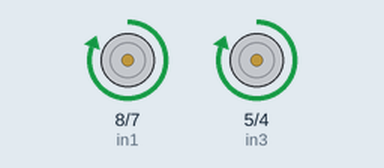
Recording of a sketch running on a simulated Arduino Uno, built with avr-gcc and run on an emulated ATmega328P. Shown: motor-driver pin pairs drawn as motors (green arrow = first pin HIGH = forward, orange = second pin HIGH = backward, longer = more drive, scaled by the enable pin).

Above: at 1.0 s.
At 4.5 s:
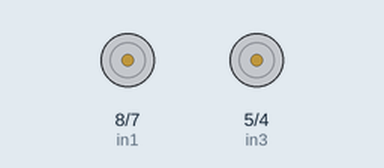
At 19.2 s:
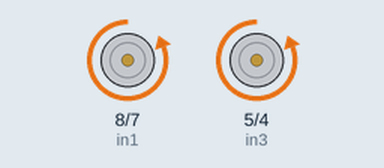
Timing chart, 0 to 21.1 s (numbered marks = the images above):
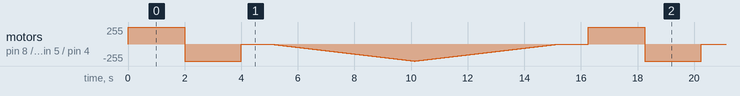

The sketch:

motorcontroller.ino
```cpp
// Motor A connections
int enA = 9;
int in1 = 8;
int in2 = 7;
// Motor B connections
int enB = 3;
int in3 = 5;
int in4 = 4;

void setup() {
  // Set all the motor control pins to outputs
  pinMode(enA, OUTPUT);
  pinMode(enB, OUTPUT);
  pinMode(in1, OUTPUT);
  pinMode(in2, OUTPUT);
  pinMode(in3, OUTPUT);
  pinMode(in4, OUTPUT);

  // Turn off motors - Initial state
  digitalWrite(in1, LOW);
  digitalWrite(in2, LOW);
  digitalWrite(in3, LOW);
  digitalWrite(in4, LOW);
}

void loop() {
  directionControl();
  delay(1000);
  speedControl();
  delay(1000);
}

// This function lets you control spinning direction of motors
void directionControl() {
  // Set motors to maximum speed
  digitalWrite(enA, HIGH);
  digitalWrite(enB, HIGH);

  // Turn on motor A & B
  digitalWrite(in1, HIGH);
  digitalWrite(in2, LOW);
  digitalWrite(in3, HIGH);
  digitalWrite(in4, LOW);
  delay(2000);

  // Now change motor directions
  digitalWrite(in1, LOW);
  digitalWrite(in2, HIGH);
  digitalWrite(in3, LOW);
  digitalWrite(in4, HIGH);
  delay(2000);

  // Turn off motors
  digitalWrite(in1, LOW);
  digitalWrite(in2, LOW);
  digitalWrite(in3, LOW);
  digitalWrite(in4, LOW);
}

// This function lets you control speed of the motors
void speedControl() {
  // Turn on motors
  digitalWrite(in1, LOW);
  digitalWrite(in2, HIGH);
  digitalWrite(in3, LOW);
  digitalWrite(in4, HIGH);

  // Accelerate from zero to maximum speed
  for (int i = 0; i < 256; i++) {
    analogWrite(enA, i);
    analogWrite(enB, i);
    delay(20);
  }

  // Decelerate from maximum speed to zero
  for (int i = 255; i >= 0; --i) {
    analogWrite(enA, i);
    analogWrite(enB, i);
    delay(20);
  }

  // Now turn off motors
  digitalWrite(in1, LOW);
  digitalWrite(in2, LOW);
  digitalWrite(in3, LOW);
  digitalWrite(in4, LOW);
}
```

tic-tac-toe.c
```cpp
#include <stdio.h>
#include <string.h>
#include <ctype.h>

int main()

{

// Ask user for 2-player of 1-player

char gameMode;
printf("2-player (a) or 1-player (b): ");
scanf(" %c", &gameMode);

// Variables

int i, j;
int row, col;
int moves = 0;
int win = 0;

int player = 1;
char symbol;

// Initialize an empty 3x3 array

char board[3][3];

for (i = 0; i < 3; i++)
{
	for (j = 0; j < 3; j++)
	{
		board[i][j] = '-';
	}
}

// 2-player, gameMode = a

if (gameMode == 'a')
{

	// Set win and move conditions

	while (moves < 9 && win == 0)
	{

		// Print the board

		printf("\n");
		for (i = 0; i < 3; i++)
		{
			for (j = 0; j < 3; j++)
			{
				printf("%c ", board[i][j]);
			}
			printf("\n");
		}

		// Choose symbol

		if (player == 1)
		{
			symbol = 'X';
		}
		else
		{
			symbol = 'O';
		}

		// Player input

		printf("Player %d (%c), enter row and column (0-2): ", player, symbol);
		scanf("%d %d", &row, &col);

		// Check for valid move

		if (row < 0 || row > 2 || col < 0 || col > 2 || board[row][col] != '-')
		{
			printf("Invalid move! Try again!\n");
			continue;
		}

		// Place symbol

		board[row][col] = symbol;
		moves++;

		// Checking win conditions

			// Rows
			for (i = 0; i < 3; i++)
			{
				if (board[i][0] == symbol && board[i][1] == symbol && board[i][2] == symbol)
				{
					win = 1;
				}
			}

			// Columns
			for (i = 0; i < 3; i++)
			{
				if (board[0][i] == symbol && board[1][i] == symbol && board[2][i] == symbol)
				{
					win = 1;
				}
			}

			// Diagonals
			if (board[0][0] == symbol && board[1][1] == symbol && board[2][2] == symbol)
			{
				win = 1;
			}
			if (board[2][0] == symbol && board[1][1] == symbol && board[0][2] == symbol)
			{
				win = 1;
			}

		// Switch players

		if (player == 1)
		{
			player = 2;
		}
		else
		{
			player = 1;
		}

	}

	// Final board

	printf("\nFinal Board\n");
	for (i = 0; i < 3; i++)
	{
		for (j = 0; j < 3; j++)
		{
			printf("%c ", board[i][j]);
		}
		printf("\n");
	}

	// Result

	if (win == 1)
	{
		if (player == 1)
		{
			printf("Player 2 wins!\n");
		}
		else
		{
			printf("Player 1 wins!\n");
		}
	}
	else
	{
		printf("It's a draw!\n");
	}

return 0; // End of game
}
else if (gameMode == 'b')
{

// Set win and move conditions

	while (moves < 9 && win == 0)
	{

		// Print the board

		printf("\n");
		for (i = 0; i < 3; i++)
		{
			for (j = 0; j < 3; j++)
			{
				printf("%c ", board[i][j]);
			}
			printf("\n");
		}

		// -- Player turn --

		symbol = 'X';
		printf("Your move (X). Enter row and column (0-2): ");
		scanf("%d %d", &row, &col);

			// Check for  valid move

			if (row < 0 || row > 2 || col < 0 || col > 2 || board[row][col] != '-')
			{
				printf("Invalid move! Try again!\n");
				continue;
			}

			// Place symbol

			board[row][col] = symbol;
			moves++;

			// Check win conditions

				// Rows
				for (i = 0; i < 3; i++)
				{
					if (board[i][0] == symbol && board[i][1] == symbol && board[i][2] == symbol)
					{
						win = 1;
					}
				}

				// Columns
				for (i = 0; i < 3; i++)
				{
					if (board[0][i] == symbol && board[1][i] == symbol && board[2][i] == symbol)
					{
						win = 1;
					}
				}

				// Diagonals
				if (board[0][0] == symbol && board[1][1] == symbol && board[2][2] == symbol)
				{
					win = 1;
				}
				if (board[2][0] == symbol && board[1][1] == symbol && board[0][2] == symbol)
				{
					win = 1;
				}

			if (win == 1)
			{
				break;
			}

		// -- Computer turn --

		symbol = 'O';
		printf("Computer's turn.\n");

			// Place symbol

			int Cmove = 0;
			for (i = 0; i < 3 && Cmove == 0; i++)
			{
				for (j = 0; j < 3 && Cmove == 0; j++)
				{
					if (board[i][j] == '-')
					{
						board[i][j] = symbol;
						Cmove = 1;
					}
				}
			}

			moves++;

			// Check win conditions

				// Rows
				for (i = 0; i < 3; i++)
				{
					if (board[i][0] == symbol && board[i][1] == symbol && board[i][2] == symbol)
					{
						win = 1;
					}
				}

				// Columns
				for (i = 0; i < 3; i++)
				{
					if (board[0][i] == symbol && board[1][i] == symbol && board[2][i] == symbol)
					{
						win = 1;
					}
				}

				// Diagonals
				if (board[0][0] == symbol && board[1][1] == symbol && board[2][2] == symbol)
				{
					win = 1;
				}
				if (board[2][0] == symbol && board[1][1] == symbol && board[0][2] == symbol)
				{
					win = 1;
				}

	}

	// Final board

	printf("\nFinal Board\n");
	for (i = 0; i < 3; i++)
	{
		for (j = 0; j < 3; j++)
		{
			printf("%c ", board[i][j]);
		}
		printf("\n");
	}

	// Result

	if (win == 1)
	{
		if (symbol == 'X')
		{
			printf("You win!\n");
		}
		else
		{
			printf("Computer wins!\n");
		}
	}
	else
	{
		printf("It's a draw!\n");
	}


return 0; // End of game
}


}
```
